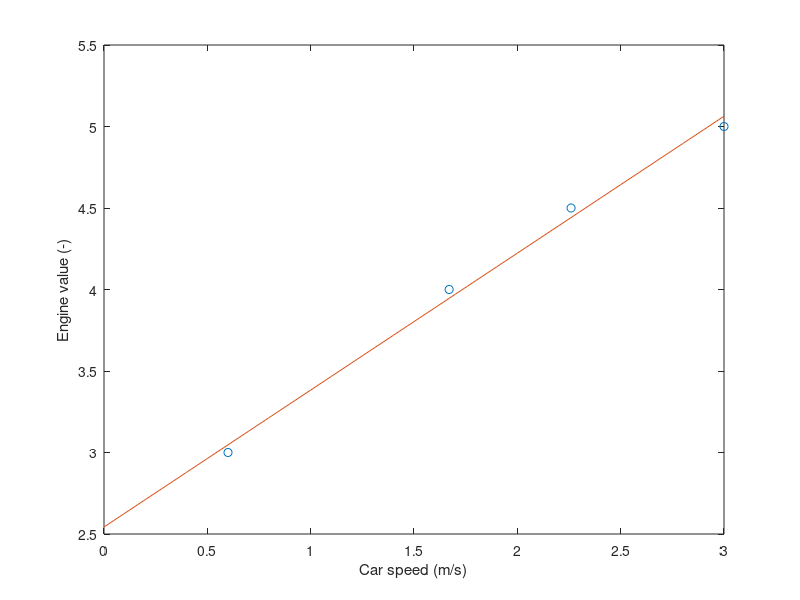

This chart was generated by the following MATLAB code:
u = [3 4 4.5 5];
v = [0.6 1.67 2.26 3];

x = 0:0.1:3;
f = 0.84*x+2.543;
plot(v, u, 'o', x, f)
xlabel('Car speed (m/s)');
ylabel('Engine value (-)');
% f = fit(v', u', 'poly1')